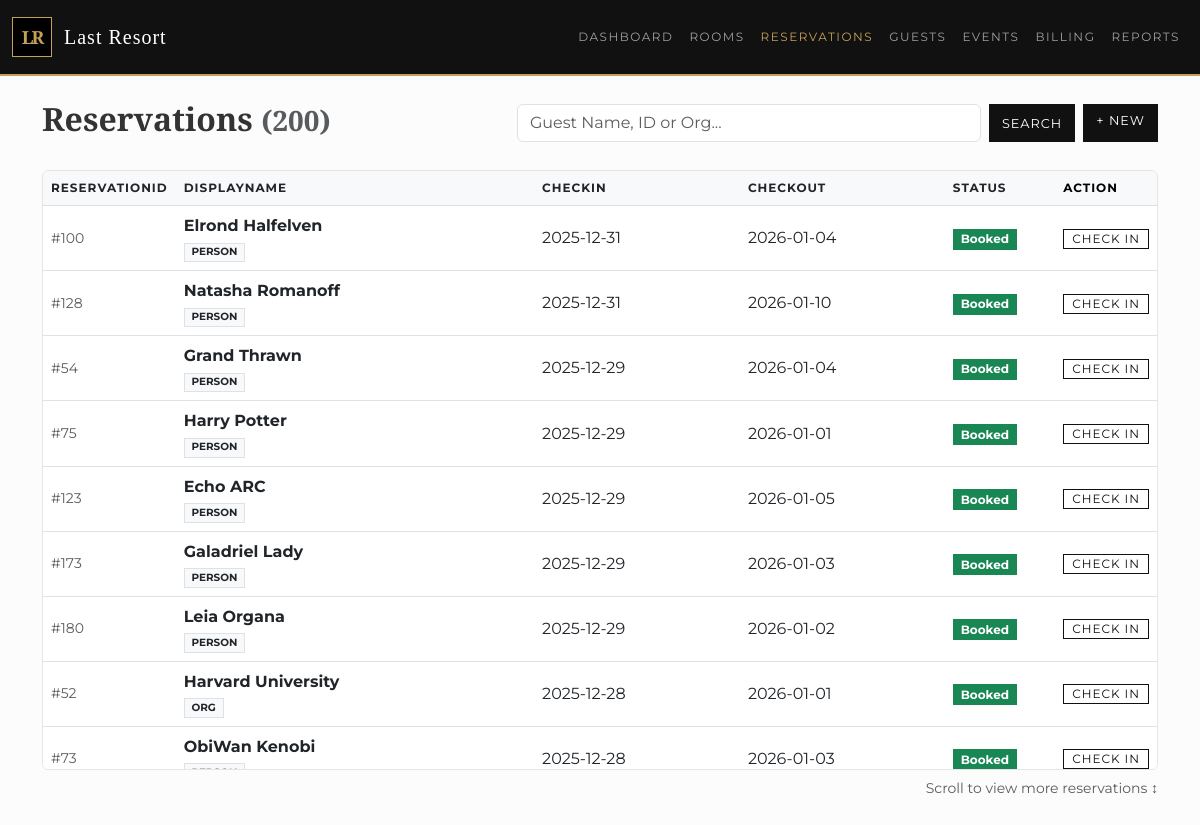
The app's page /reservations, older data.
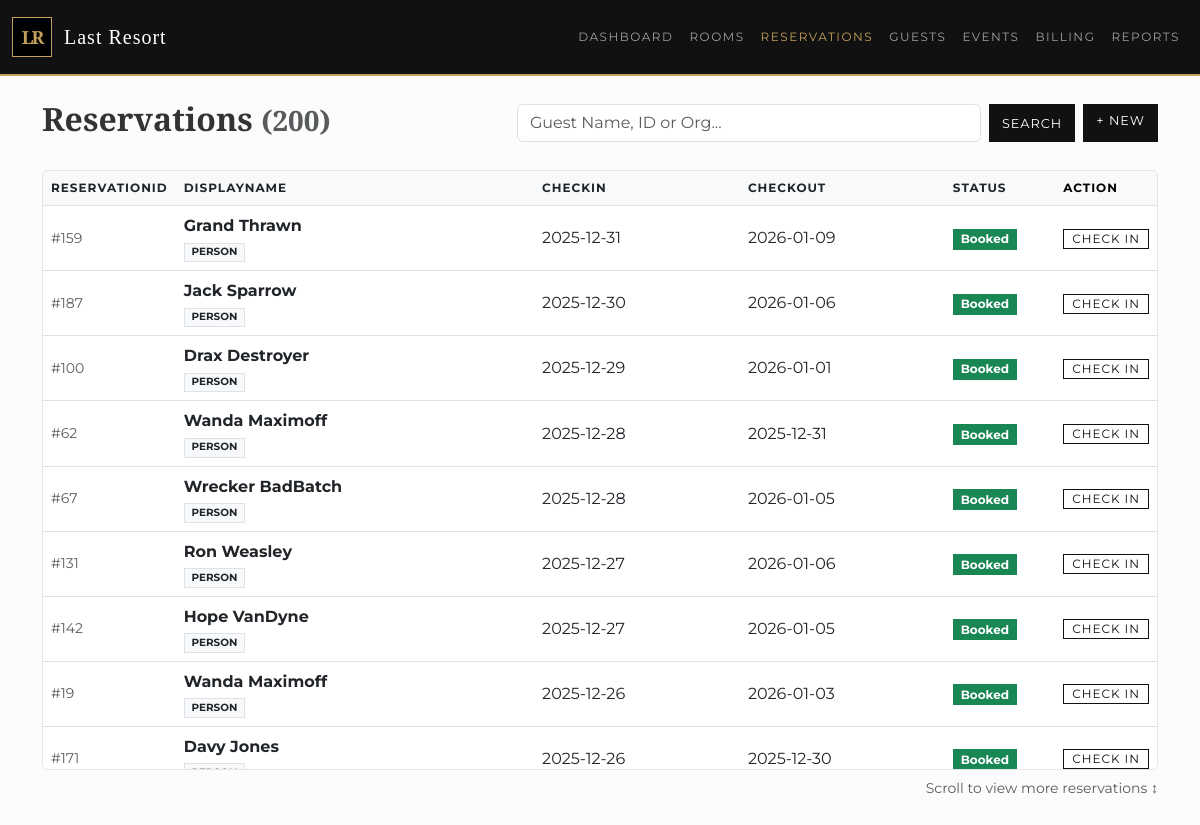
The same page, newer data.
### tables this page shows
CREATE TABLE reservation (
    resvId INTEGER PRIMARY KEY,
    partyId INTEGER, 
    dateCreated DATETIME DEFAULT CURRENT_TIMESTAMP,
    startDate DATE,
    roomId INTEGER,
    endDate DATE,
    status TEXT, 
    FOREIGN KEY(partyId) REFERENCES party(partyId),
    FOREIGN KEY(roomId) REFERENCES room(roomId)
);

### app.py (the view, shortened to what this page needs)
@app.route('/reservations')
def reservations():
    db = get_db()
    search_query = request.args.get('search', '')
    sort = request.args.get('sort', 'startDate')   # 默认按开始日期排序
    direction = request.args.get('direction', request.args.get('order', 'desc')).lower()
    allowed_sort_cols = {
        "resvId": "r.resvId",
        "startDate": "r.startDate",
        "endDate": "r.endDate",
        "status": "r.status",
        "displayName": "displayName"
    }
    sort_col = allowed_sort_cols.get(sort, "r.startDate")
    direction = "ASC" if direction == "asc" else "DESC"
    sql = f"""
        SELECT
            r.resvId, r.startDate, r.endDate, r.status,
            COALESCE(pe.firstName || ' ' || pe.lastName, o.orgName) as displayName,
            CASE WHEN pe.partyId IS NOT NULL THEN 'Person' ELSE 'Org' END as partyType
        FROM reservation r
        JOIN party p ON r.partyId = p.partyId
        LEFT JOIN person pe ON p.partyId = pe.partyId
        LEFT JOIN organization o ON p.partyId = o.partyId
        WHERE 1=1
    """
    params = []
    sql += f" ORDER BY {sort_col} {direction}"
    reservations = db.execute(sql, params).fetchall()
    return render_template(
        'reservations.html',
        reservations=reservations,
        active_page='reservations'
    )

### app.py (called while the page is built)
def get_db():
    db = getattr(g, '_database', None)
    if db is None:
        db = g._database = sqlite3.connect(DATABASE)
        db.row_factory = sqlite3.Row
    return db

@app.teardown_appcontext
def close_connection(exception):
    db = getattr(g, '_database', None)
    if db is not None:
        db.close()

### templates/reservations.html
{% from "_components/sortable.html" import sortable %}
{% extends "base.html" %}
{% block content %}
<div class="row align-items-center mb-4">
    <div class="col-md-5">
        <h2>Reservations <small class="text-muted">({{ reservations|length }})</small></h2>
    </div>
    <div class="col-md-7">
        <div class="d-flex gap-2 justify-content-end">
            <form action="/reservations" method="get" class="d-flex gap-2 flex-grow-1 justify-content-end">
                <input type="text" name="search" class="form-control" placeholder="Guest Name, ID or Org..." value="{{ request.args.get('search', '') }}">
                <button type="submit" class="btn btn-primary">Search</button>
            </form>
            <a href="/reservations/new" class="btn btn-primary text-nowrap">+ New</a>
        </div>
    </div>
</div>
<div class="table-scroll-container card">
    <table class="table table-hover align-middle mb-0">
        <thead class="table-light">
            <tr>
                <th class="text-nowrap" style="width: 1%;">
                    {{ sortable("ID", "reservationId") }}
                </th>
                <th>
                    {{ sortable("Guest / Party", "displayName") }}
                </th>
                <th class="text-nowrap">
                    {{ sortable("Check In", "checkIn") }}
                </th>
                <th class="text-nowrap">
                    {{ sortable("Check Out", "checkOut") }}
                </th>
                <th class="text-nowrap" style="width: 1%;">
                    {{ sortable("Status", "status") }}
                </th>
                <th class="text-nowrap" style="width: 1%;">
                    Action
                </th>
            </tr>
        </thead>
        <tbody>
            {% for r in reservations %}
            <tr>
                <td class="text-nowrap text-muted small">#{{ r.resvId }}</td>
                <td>
                    <strong>{{ r.displayName }}</strong>
                    <br>
                    <span class="badge bg-light text-dark border rounded-0 text-uppercase" style="font-size: 0.65rem;">{{ r.partyType }}</span>
                </td>
                <td class="text-nowrap">{{ r.startDate }}</td>
                <td class="text-nowrap">{{ r.endDate }}</td>
                <td class="text-nowrap">
                    <span class="badge rounded-0 {% if r.status == 'CheckedIn' %}bg-primary{% elif r.status == 'Booked' %}bg-success{% else %}bg-secondary{% endif %}">
                        {{ r.status }}
                    </span>
                </td>
                <td class="text-nowrap">
                    {% if r.status == 'Booked' %}
                    <a href="/checkin/{{ r.resvId }}" class="btn btn-sm btn-outline-dark rounded-0 py-0" style="font-size: 0.75rem;">Check In</a>
                    {% endif %}
                </td>
            </tr>
            {% else %}
            <tr><td colspan="6" class="text-center p-3 text-muted">No reservations found.</td></tr>
            {% endfor %}
        </tbody>
    </table>
</div>
<div class="mt-2 text-muted small text-end">Scroll to view more reservations ↕</div>
{% endblock %}

Row changes from the older to the newer data that the page shows:
no longer on this page (row edited): reservation: resvId "128", displayName "Natasha Romanoff", partyType "PERSON", startDate "2025-12-31", endDate "2026-01-10", status "Booked"
no longer on this page (row edited): reservation: resvId "54", displayName "Grand Thrawn", partyType "PERSON", startDate "2025-12-29", endDate "2026-01-04", status "Booked"
no longer on this page (row edited): reservation: resvId "75", displayName "Harry Potter", partyType "PERSON", startDate "2025-12-29", endDate "2026-01-01", status "Booked"
no longer on this page (row edited): reservation: resvId "123", displayName "Echo ARC", partyType "PERSON", startDate "2025-12-29", endDate "2026-01-05", status "Booked"
no longer on this page (row edited): reservation: resvId "173", displayName "Galadriel Lady", partyType "PERSON", startDate "2025-12-29", endDate "2026-01-03", status "Booked"
no longer on this page (row edited): reservation: resvId "180", displayName "Leia Organa", partyType "PERSON", startDate "2025-12-29", endDate "2026-01-02", status "Booked"
no longer on this page (row edited): reservation: resvId "52", displayName "Harvard University", partyType "ORG", startDate "2025-12-28", endDate "2026-01-01", status "Booked"
no longer on this page (row edited): reservation: resvId "73", displayName "ObiWan Kenobi", startDate "2025-12-28", endDate "2026-01-03", status "Booked"
now on this page (row edited): reservation: resvId "159", displayName "Grand Thrawn", partyType "PERSON", startDate "2025-12-31", endDate "2026-01-09", status "Booked"
now on this page (row edited): reservation: resvId "187", displayName "Jack Sparrow", partyType "PERSON", startDate "2025-12-30", endDate "2026-01-06", status "Booked"
changed reservation id 100: displayName "Elrond Halfelven" → "Drax Destroyer"; startDate "2025-12-31" → "2025-12-29"; endDate "2026-01-04" → "2026-01-01"
now on this page (row edited): reservation: resvId "62", displayName "Wanda Maximoff", partyType "PERSON", startDate "2025-12-28", endDate "2025-12-31", status "Booked"
now on this page (row edited): reservation: resvId "67", displayName "Wrecker BadBatch", partyType "PERSON", startDate "2025-12-28", endDate "2026-01-05", status "Booked"
now on this page (row edited): reservation: resvId "131", displayName "Ron Weasley", partyType "PERSON", startDate "2025-12-27", endDate "2026-01-06", status "Booked"
now on this page (row edited): reservation: resvId "142", displayName "Hope VanDyne", partyType "PERSON", startDate "2025-12-27", endDate "2026-01-05", status "Booked"
now on this page (row edited): reservation: resvId "19", displayName "Wanda Maximoff", partyType "PERSON", startDate "2025-12-26", endDate "2026-01-03", status "Booked"
now on this page (row edited): reservation: resvId "171", displayName "Davy Jones", startDate "2025-12-26", endDate "2025-12-30", status "Booked"
